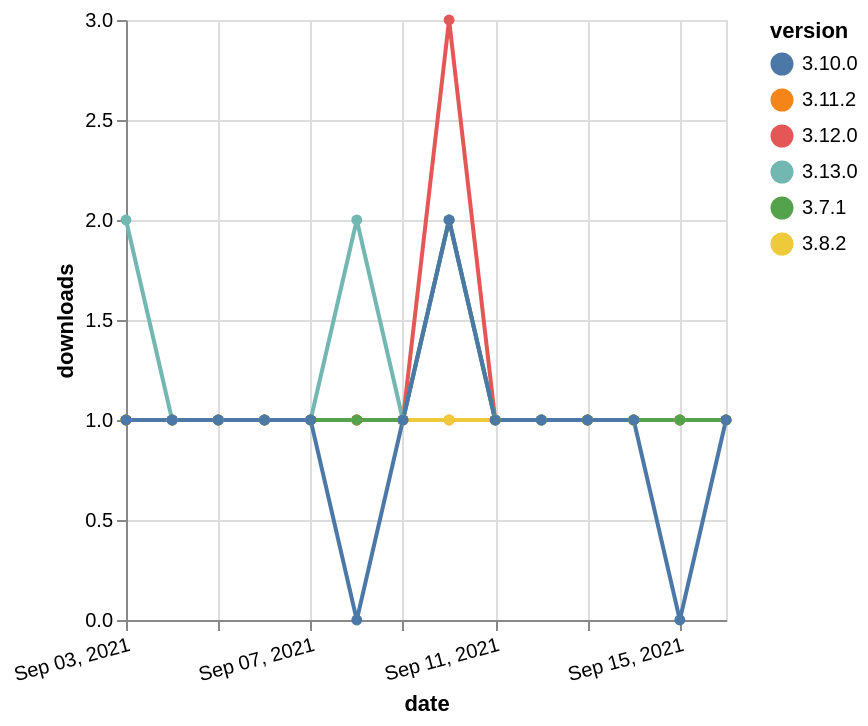

Source (Vega-Lite JSON):
### Vega-Lite specification from a JSON file in a GitHub repository (floating-point values rounded to 4 significant figures)
{"$schema": "https://vega.github.io/schema/vega-lite/v5.json", "description": "A simple bar chart with embedded data.", "data": {"values": [{"date": "2021-09-03", "total": 145, "delta": 1, "version": "3.11.2"}, {"date": "2021-09-04", "total": 146, "delta": 1, "version": "3.11.2"}, {"date": "2021-09-05", "total": 147, "delta": 1, "version": "3.11.2"}, {"date": "2021-09-06", "total": 148, "delta": 1, "version": "3.11.2"}, {"date": "2021-09-07", "total": 149, "delta": 1, "version": "3.11.2"}, {"date": "2021-09-08", "total": 150, "delta": 1, "version": "3.11.2"}, {"date": "2021-09-09", "total": 151, "delta": 1, "version": "3.11.2"}, {"date": "2021-09-10", "total": 152, "delta": 1, "version": "3.11.2"}, {"date": "2021-09-11", "total": 153, "delta": 1, "version": "3.11.2"}, {"date": "2021-09-12", "total": 154, "delta": 1, "version": "3.11.2"}, {"date": "2021-09-13", "total": 155, "delta": 1, "version": "3.11.2"}, {"date": "2021-09-14", "total": 156, "delta": 1, "version": "3.11.2"}, {"date": "2021-09-15", "total": 157, "delta": 1, "version": "3.11.2"}, {"date": "2021-09-16", "total": 158, "delta": 1, "version": "3.11.2"}, {"date": "2021-09-03", "total": 180, "delta": 1, "version": "3.8.2"}, {"date": "2021-09-04", "total": 181, "delta": 1, "version": "3.8.2"}, {"date": "2021-09-05", "total": 182, "delta": 1, "version": "3.8.2"}, {"date": "2021-09-06", "total": 183, "delta": 1, "version": "3.8.2"}, {"date": "2021-09-07", "total": 184, "delta": 1, "version": "3.8.2"}, {"date": "2021-09-08", "total": 185, "delta": 1, "version": "3.8.2"}, {"date": "2021-09-09", "total": 186, "delta": 1, "version": "3.8.2"}, {"date": "2021-09-10", "total": 187, "delta": 1, "version": "3.8.2"}, {"date": "2021-09-11", "total": 188, "delta": 1, "version": "3.8.2"}, {"date": "2021-09-12", "total": 189, "delta": 1, "version": "3.8.2"}, {"date": "2021-09-13", "total": 190, "delta": 1, "version": "3.8.2"}, {"date": "2021-09-14", "total": 191, "delta": 1, "version": "3.8.2"}, {"date": "2021-09-15", "total": 192, "delta": 1, "version": "3.8.2"}, {"date": "2021-09-16", "total": 193, "delta": 1, "version": "3.8.2"}, {"date": "2021-09-03", "total": 163, "delta": 1, "version": "3.12.0"}, {"date": "2021-09-04", "total": 164, "delta": 1, "version": "3.12.0"}, {"date": "2021-09-05", "total": 165, "delta": 1, "version": "3.12.0"}, {"date": "2021-09-06", "total": 166, "delta": 1, "version": "3.12.0"}, {"date": "2021-09-07", "total": 167, "delta": 1, "version": "3.12.0"}, {"date": "2021-09-08", "total": 168, "delta": 1, "version": "3.12.0"}, {"date": "2021-09-09", "total": 169, "delta": 1, "version": "3.12.0"}, {"date": "2021-09-10", "total": 172, "delta": 3, "version": "3.12.0"}, {"date": "2021-09-11", "total": 173, "delta": 1, "version": "3.12.0"}, {"date": "2021-09-12", "total": 174, "delta": 1, "version": "3.12.0"}, {"date": "2021-09-13", "total": 175, "delta": 1, "version": "3.12.0"}, {"date": "2021-09-14", "total": 176, "delta": 1, "version": "3.12.0"}, {"date": "2021-09-15", "total": 177, "delta": 1, "version": "3.12.0"}, {"date": "2021-09-16", "total": 178, "delta": 1, "version": "3.12.0"}, {"date": "2021-09-03", "total": 118, "delta": 2, "version": "3.13.0"}, {"date": "2021-09-04", "total": 119, "delta": 1, "version": "3.13.0"}, {"date": "2021-09-05", "total": 120, "delta": 1, "version": "3.13.0"}, {"date": "2021-09-06", "total": 121, "delta": 1, "version": "3.13.0"}, {"date": "2021-09-07", "total": 122, "delta": 1, "version": "3.13.0"}, {"date": "2021-09-08", "total": 124, "delta": 2, "version": "3.13.0"}, {"date": "2021-09-09", "total": 125, "delta": 1, "version": "3.13.0"}, {"date": "2021-09-10", "total": 127, "delta": 2, "version": "3.13.0"}, {"date": "2021-09-11", "total": 128, "delta": 1, "version": "3.13.0"}, {"date": "2021-09-12", "total": 129, "delta": 1, "version": "3.13.0"}, {"date": "2021-09-13", "total": 130, "delta": 1, "version": "3.13.0"}, {"date": "2021-09-14", "total": 131, "delta": 1, "version": "3.13.0"}, {"date": "2021-09-15", "total": 132, "delta": 1, "version": "3.13.0"}, {"date": "2021-09-16", "total": 133, "delta": 1, "version": "3.13.0"}, {"date": "2021-09-03", "total": 216, "delta": 1, "version": "3.7.1"}, {"date": "2021-09-04", "total": 217, "delta": 1, "version": "3.7.1"}, {"date": "2021-09-05", "total": 218, "delta": 1, "version": "3.7.1"}, {"date": "2021-09-06", "total": 219, "delta": 1, "version": "3.7.1"}, {"date": "2021-09-07", "total": 220, "delta": 1, "version": "3.7.1"}, {"date": "2021-09-08", "total": 221, "delta": 1, "version": "3.7.1"}, {"date": "2021-09-09", "total": 222, "delta": 1, "version": "3.7.1"}, {"date": "2021-09-10", "total": 224, "delta": 2, "version": "3.7.1"}, {"date": "2021-09-11", "total": 225, "delta": 1, "version": "3.7.1"}, {"date": "2021-09-12", "total": 226, "delta": 1, "version": "3.7.1"}, {"date": "2021-09-13", "total": 227, "delta": 1, "version": "3.7.1"}, {"date": "2021-09-14", "total": 228, "delta": 1, "version": "3.7.1"}, {"date": "2021-09-15", "total": 229, "delta": 1, "version": "3.7.1"}, {"date": "2021-09-16", "total": 230, "delta": 1, "version": "3.7.1"}, {"date": "2021-09-03", "total": 159, "delta": 1, "version": "3.10.0"}, {"date": "2021-09-04", "total": 160, "delta": 1, "version": "3.10.0"}, {"date": "2021-09-05", "total": 161, "delta": 1, "version": "3.10.0"}, {"date": "2021-09-06", "total": 162, "delta": 1, "version": "3.10.0"}, {"date": "2021-09-07", "total": 163, "delta": 1, "version": "3.10.0"}, {"date": "2021-09-08", "total": 163, "delta": 0, "version": "3.10.0"}, {"date": "2021-09-09", "total": 164, "delta": 1, "version": "3.10.0"}, {"date": "2021-09-10", "total": 166, "delta": 2, "version": "3.10.0"}, {"date": "2021-09-11", "total": 167, "delta": 1, "version": "3.10.0"}, {"date": "2021-09-12", "total": 168, "delta": 1, "version": "3.10.0"}, {"date": "2021-09-13", "total": 169, "delta": 1, "version": "3.10.0"}, {"date": "2021-09-14", "total": 170, "delta": 1, "version": "3.10.0"}, {"date": "2021-09-15", "total": 170, "delta": 0, "version": "3.10.0"}, {"date": "2021-09-16", "total": 171, "delta": 1, "version": "3.10.0"}]}, "width": "container", "mark": {"type": "line", "point": {"filled": true}}, "encoding": {"x": {"field": "date", "type": "temporal", "timeUnit": "yearmonthdate", "title": "date", "axis": {"labelAngle": -15}}, "y": {"field": "delta", "type": "quantitative", "title": "downloads"}, "color": {"field": "version", "type": "nominal"}, "tooltip": {"field": "delta"}}}
